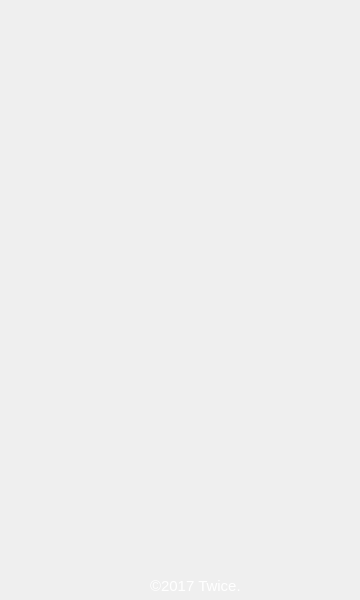
<?xml version="1.0" encoding="UTF-8"?>
<ui version="4.0">
 <class>LoginWidget</class>
 <widget class="QWidget" name="LoginWidget">
  <property name="geometry">
   <rect>
    <x>0</x>
    <y>0</y>
    <width>360</width>
    <height>600</height>
   </rect>
  </property>
  <property name="windowTitle">
   <string>Login...</string>
  </property>
  <widget class="QLabel" name="logoLabel">
   <property name="geometry">
    <rect>
     <x>30</x>
     <y>20</y>
     <width>301</width>
     <height>91</height>
    </rect>
   </property>
   <property name="text">
    <string>&lt;img src=&quot;qrc:/logo/normal&quot;/&gt;</string>
   </property>
  </widget>
  <widget class="QLabel" name="copyrightLabel">
   <property name="geometry">
    <rect>
     <x>150</x>
     <y>570</y>
     <width>121</width>
     <height>31</height>
    </rect>
   </property>
   <property name="font">
    <font>
     <family>Segoe UI</family>
     <pointsize>11</pointsize>
    </font>
   </property>
   <property name="styleSheet">
    <string notr="true">color:rgb(255, 255, 255)</string>
   </property>
   <property name="text">
    <string>©2017 Twice.</string>
   </property>
  </widget>
  <widget class="QPushButton" name="backButton">
   <property name="geometry">
    <rect>
     <x>140</x>
     <y>490</y>
     <width>91</width>
     <height>81</height>
    </rect>
   </property>
   <property name="styleSheet">
    <string notr="true">border:0px</string>
   </property>
   <property name="icon">
    <iconset resource="images.qrc">
     <normaloff>:/ico/back</normaloff>:/ico/back</iconset>
   </property>
   <property name="iconSize">
    <size>
     <width>80</width>
     <height>80</height>
    </size>
   </property>
  </widget>
 </widget>
 <layoutdefault spacing="6" margin="11"/>
 <resources>
  <include location="images.qrc"/>
 </resources>
 <connections/>
</ui>
